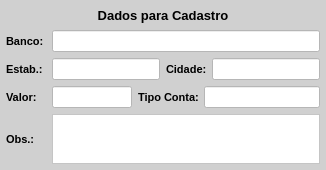
           <widget class="QWidget" name="widget_9" native="true">
            <property name="minimumSize">
             <size>
              <width>0</width>
              <height>120</height>
             </size>
            </property>
            <property name="maximumSize">
             <size>
              <width>16777215</width>
              <height>16777215</height>
             </size>
            </property>
            <property name="styleSheet">
             <string notr="true">background-color: rgb(208, 208, 208);</string>
            </property>
            <layout class="QVBoxLayout" name="verticalLayout_4">
             <property name="leftMargin">
              <number>6</number>
             </property>
             <property name="topMargin">
              <number>6</number>
             </property>
             <property name="rightMargin">
              <number>6</number>
             </property>
             <property name="bottomMargin">
              <number>6</number>
             </property>
             <item>
              <widget class="QLabel" name="label_titulo_2">
               <property name="minimumSize">
                <size>
                 <width>0</width>
                 <height>18</height>
                </size>
               </property>
               <property name="maximumSize">
                <size>
                 <width>16777215</width>
                 <height>18</height>
                </size>
               </property>
               <property name="font">
                <font>
                 <pointsize>10</pointsize>
                 <weight>75</weight>
                 <bold>true</bold>
                </font>
               </property>
               <property name="text">
                <string>Dados para Cadastro</string>
               </property>
               <property name="alignment">
                <set>Qt::AlignCenter</set>
               </property>
              </widget>
             </item>
             <item>
              <widget class="QWidget" name="widget_22" native="true">
               <property name="minimumSize">
                <size>
                 <width>0</width>
                 <height>20</height>
                </size>
               </property>
               <property name="maximumSize">
                <size>
                 <width>16777215</width>
                 <height>30</height>
                </size>
               </property>
               <layout class="QHBoxLayout" name="horizontalLayout_14">
                <property name="leftMargin">
                 <number>0</number>
                </property>
                <property name="topMargin">
                 <number>0</number>
                </property>
                <property name="rightMargin">
                 <number>0</number>
                </property>
                <property name="bottomMargin">
                 <number>0</number>
                </property>
                <item>
                 <widget class="QLabel" name="label_38">
                  <property name="minimumSize">
                   <size>
                    <width>40</width>
                    <height>0</height>
                   </size>
                  </property>
                  <property name="maximumSize">
                   <size>
                    <width>40</width>
                    <height>16777215</height>
                   </size>
                  </property>
                  <property name="font">
                   <font>
                    <pointsize>8</pointsize>
                    <weight>75</weight>
                    <bold>true</bold>
                   </font>
                  </property>
                  <property name="text">
                   <string>Banco:</string>
                  </property>
                  <property name="alignment">
                   <set>Qt::AlignLeading|Qt::AlignLeft|Qt::AlignVCenter</set>
                  </property>
                 </widget>
                </item>
                <item>
                 <widget class="QLineEdit" name="line_Banco">
                  <property name="sizePolicy">
                   <sizepolicy hsizetype="Preferred" vsizetype="Preferred">
                    <horstretch>0</horstretch>
                    <verstretch>0</verstretch>
                   </sizepolicy>
                  </property>
                  <property name="maximumSize">
                   <size>
                    <width>16777215</width>
                    <height>16777215</height>
                   </size>
                  </property>
                  <property name="font">
                   <font>
                    <pointsize>8</pointsize>
                   </font>
                  </property>
                  <property name="styleSheet">
                   <string notr="true">background-color: rgb(255, 255, 255);</string>
                  </property>
                  <property name="text">
                   <string/>
                  </property>
                  <property name="maxLength">
                   <number>45</number>
                  </property>
                  <property name="alignment">
                   <set>Qt::AlignLeading|Qt::AlignLeft|Qt::AlignVCenter</set>
                  </property>
                 </widget>
                </item>
               </layout>
              </widget>
             </item>
             <item>
              <widget class="QWidget" name="widget_23" native="true">
               <property name="minimumSize">
                <size>
                 <width>0</width>
                 <height>20</height>
                </size>
               </property>
               <property name="maximumSize">
                <size>
                 <width>16777215</width>
                 <height>30</height>
                </size>
               </property>
               <layout class="QHBoxLayout" name="horizontalLayout_15">
                <property name="leftMargin">
                 <number>0</number>
                </property>
                <property name="topMargin">
                 <number>0</number>
                </property>
                <property name="rightMargin">
                 <number>0</number>
                </property>
                <property name="bottomMargin">
                 <number>0</number>
                </property>
                <item>
                 <widget class="QLabel" name="label_40">
                  <property name="minimumSize">
                   <size>
                    <width>40</width>
                    <height>0</height>
                   </size>
                  </property>
                  <property name="maximumSize">
                   <size>
                    <width>40</width>
                    <height>16777215</height>
                   </size>
                  </property>
                  <property name="font">
                   <font>
                    <pointsize>8</pointsize>
                    <weight>75</weight>
                    <bold>true</bold>
                   </font>
                  </property>
                  <property name="text">
                   <string>Estab.:</string>
                  </property>
                  <property name="alignment">
                   <set>Qt::AlignLeading|Qt::AlignLeft|Qt::AlignVCenter</set>
                  </property>
                 </widget>
                </item>
                <item>
                 <widget class="QLineEdit" name="line_Estab">
                  <property name="sizePolicy">
                   <sizepolicy hsizetype="Preferred" vsizetype="Preferred">
                    <horstretch>0</horstretch>
                    <verstretch>0</verstretch>
                   </sizepolicy>
                  </property>
                  <property name="maximumSize">
                   <size>
                    <width>16777215</width>
                    <height>16777215</height>
                   </size>
                  </property>
                  <property name="font">
                   <font>
                    <pointsize>8</pointsize>
                   </font>
                  </property>
                  <property name="styleSheet">
                   <string notr="true">background-color: rgb(255, 255, 255);</string>
                  </property>
                  <property name="text">
                   <string/>
                  </property>
                  <property name="maxLength">
                   <number>45</number>
                  </property>
                  <property name="alignment">
                   <set>Qt::AlignLeading|Qt::AlignLeft|Qt::AlignVCenter</set>
                  </property>
                 </widget>
                </item>
                <item>
                 <widget class="QLabel" name="label_41">
                  <property name="minimumSize">
                   <size>
                    <width>40</width>
                    <height>0</height>
                   </size>
                  </property>
                  <property name="maximumSize">
                   <size>
                    <width>40</width>
                    <height>16777215</height>
                   </size>
                  </property>
                  <property name="font">
                   <font>
                    <pointsize>8</pointsize>
                    <weight>75</weight>
                    <bold>true</bold>
                   </font>
                  </property>
                  <property name="text">
                   <string>Cidade:</string>
                  </property>
                  <property name="alignment">
                   <set>Qt::AlignLeading|Qt::AlignLeft|Qt::AlignVCenter</set>
                  </property>
                 </widget>
                </item>
                <item>
                 <widget class="QLineEdit" name="line_Cidade">
                  <property name="sizePolicy">
                   <sizepolicy hsizetype="Preferred" vsizetype="Preferred">
                    <horstretch>0</horstretch>
                    <verstretch>0</verstretch>
                   </sizepolicy>
                  </property>
                  <property name="maximumSize">
                   <size>
                    <width>16777215</width>
                    <height>16777215</height>
                   </size>
                  </property>
                  <property name="font">
                   <font>
                    <pointsize>8</pointsize>
                   </font>
                  </property>
                  <property name="styleSheet">
                   <string notr="true">background-color: rgb(255, 255, 255);</string>
                  </property>
                  <property name="text">
                   <string/>
                  </property>
                  <property name="maxLength">
                   <number>45</number>
                  </property>
                  <property name="alignment">
                   <set>Qt::AlignLeading|Qt::AlignLeft|Qt::AlignVCenter</set>
                  </property>
                 </widget>
                </item>
               </layout>
              </widget>
             </item>
             <item>
              <widget class="QWidget" name="widget_13" native="true">
               <property name="minimumSize">
                <size>
                 <width>0</width>
                 <height>20</height>
                </size>
               </property>
               <property name="maximumSize">
                <size>
                 <width>16777215</width>
                 <height>30</height>
                </size>
               </property>
               <layout class="QHBoxLayout" name="horizontalLayout_8">
                <property name="leftMargin">
                 <number>0</number>
                </property>
                <property name="topMargin">
                 <number>0</number>
                </property>
                <property name="rightMargin">
                 <number>0</number>
                </property>
                <property name="bottomMargin">
                 <number>0</number>
                </property>
                <item>
                 <widget class="QLabel" name="label_42">
                  <property name="minimumSize">
                   <size>
                    <width>40</width>
                    <height>0</height>
                   </size>
                  </property>
                  <property name="maximumSize">
                   <size>
                    <width>40</width>
                    <height>16777215</height>
                   </size>
                  </property>
                  <property name="font">
                   <font>
                    <pointsize>8</pointsize>
                    <weight>75</weight>
                    <bold>true</bold>
                   </font>
                  </property>
                  <property name="text">
                   <string>Valor:</string>
                  </property>
                  <property name="alignment">
                   <set>Qt::AlignLeading|Qt::AlignLeft|Qt::AlignVCenter</set>
                  </property>
                 </widget>
                </item>
                <item>
                 <widget class="QLineEdit" name="line_Valor">
                  <property name="sizePolicy">
                   <sizepolicy hsizetype="Preferred" vsizetype="Preferred">
                    <horstretch>0</horstretch>
                    <verstretch>0</verstretch>
                   </sizepolicy>
                  </property>
                  <property name="maximumSize">
                   <size>
                    <width>80</width>
                    <height>16777215</height>
                   </size>
                  </property>
                  <property name="font">
                   <font>
                    <pointsize>8</pointsize>
                   </font>
                  </property>
                  <property name="styleSheet">
                   <string notr="true">background-color: rgb(255, 255, 255);</string>
                  </property>
                  <property name="text">
                   <string/>
                  </property>
                  <property name="maxLength">
                   <number>45</number>
                  </property>
                  <property name="alignment">
                   <set>Qt::AlignLeading|Qt::AlignLeft|Qt::AlignVCenter</set>
                  </property>
                  <property name="readOnly">
                   <bool>true</bool>
                  </property>
                 </widget>
                </item>
                <item>
                 <widget class="QLabel" name="label_39">
                  <property name="minimumSize">
                   <size>
                    <width>60</width>
                    <height>0</height>
                   </size>
                  </property>
                  <property name="maximumSize">
                   <size>
                    <width>60</width>
                    <height>16777215</height>
                   </size>
                  </property>
                  <property name="font">
                   <font>
                    <pointsize>8</pointsize>
                    <weight>75</weight>
                    <bold>true</bold>
                   </font>
                  </property>
                  <property name="text">
                   <string>Tipo Conta:</string>
                  </property>
                  <property name="alignment">
                   <set>Qt::AlignLeading|Qt::AlignLeft|Qt::AlignVCenter</set>
                  </property>
                 </widget>
                </item>
                <item>
                 <widget class="QLineEdit" name="line_Tipo">
                  <property name="sizePolicy">
                   <sizepolicy hsizetype="Preferred" vsizetype="Preferred">
                    <horstretch>0</horstretch>
                    <verstretch>0</verstretch>
                   </sizepolicy>
                  </property>
                  <property name="maximumSize">
                   <size>
                    <width>16777215</width>
                    <height>16777215</height>
                   </size>
                  </property>
                  <property name="font">
                   <font>
                    <pointsize>8</pointsize>
                   </font>
                  </property>
                  <property name="styleSheet">
                   <string notr="true">background-color: rgb(255, 255, 255);</string>
                  </property>
                  <property name="text">
                   <string/>
                  </property>
                  <property name="maxLength">
                   <number>45</number>
                  </property>
                  <property name="alignment">
                   <set>Qt::AlignLeading|Qt::AlignLeft|Qt::AlignVCenter</set>
                  </property>
                 </widget>
                </item>
               </layout>
              </widget>
             </item>
             <item>
              <widget class="QWidget" name="widget_11" native="true">
               <property name="minimumSize">
                <size>
                 <width>0</width>
                 <height>30</height>
                </size>
               </property>
               <property name="maximumSize">
                <size>
                 <width>16777215</width>
                 <height>50</height>
                </size>
               </property>
               <layout class="QHBoxLayout" name="horizontalLayout_5">
                <property name="leftMargin">
                 <number>0</number>
                </property>
                <property name="topMargin">
                 <number>0</number>
                </property>
                <property name="rightMargin">
                 <number>0</number>
                </property>
                <property name="bottomMargin">
                 <number>0</number>
                </property>
                <item>
                 <widget class="QLabel" name="label_28">
                  <property name="minimumSize">
                   <size>
                    <width>40</width>
                    <height>0</height>
                   </size>
                  </property>
                  <property name="maximumSize">
                   <size>
                    <width>40</width>
                    <height>16777215</height>
                   </size>
                  </property>
                  <property name="font">
                   <font>
                    <pointsize>8</pointsize>
                    <weight>75</weight>
                    <bold>true</bold>
                   </font>
                  </property>
                  <property name="text">
                   <string>Obs.:</string>
                  </property>
                  <property name="alignment">
                   <set>Qt::AlignLeading|Qt::AlignLeft|Qt::AlignVCenter</set>
                  </property>
                 </widget>
                </item>
                <item>
                 <widget class="QPlainTextEdit" name="plain_Obs">
                  <property name="sizePolicy">
                   <sizepolicy hsizetype="Preferred" vsizetype="Preferred">
                    <horstretch>0</horstretch>
                    <verstretch>0</verstretch>
                   </sizepolicy>
                  </property>
                  <property name="minimumSize">
                   <size>
                    <width>0</width>
                    <height>0</height>
                   </size>
                  </property>
                  <property name="maximumSize">
                   <size>
                    <width>16777215</width>
                    <height>16777215</height>
                   </size>
                  </property>
                  <property name="styleSheet">
                   <string notr="true">background-color: rgb(255, 255, 255);</string>
                  </property>
                 </widget>
                </item>
               </layout>
              </widget>
             </item>
            </layout>
           </widget>
